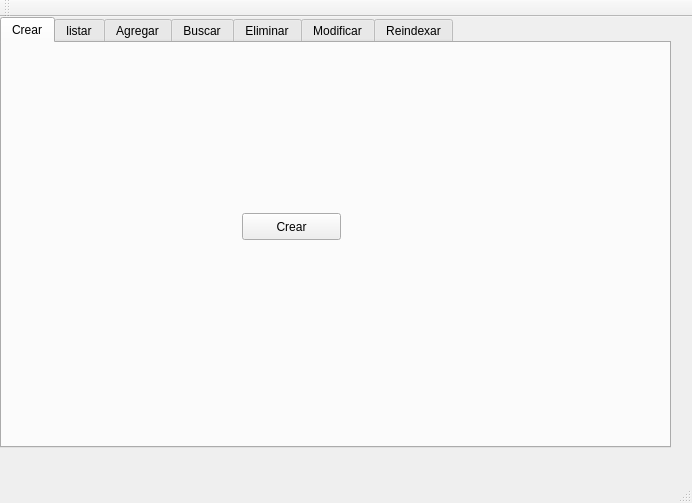
<?xml version="1.0" encoding="UTF-8"?>
<ui version="4.0">
 <class>MainWindow</class>
 <widget class="QMainWindow" name="MainWindow">
  <property name="geometry">
   <rect>
    <x>0</x>
    <y>0</y>
    <width>692</width>
    <height>503</height>
   </rect>
  </property>
  <property name="windowTitle">
   <string>MainWindow</string>
  </property>
  <widget class="QWidget" name="centralWidget">
   <widget class="QTabWidget" name="tab_porincipal">
    <property name="geometry">
     <rect>
      <x>0</x>
      <y>0</y>
      <width>671</width>
      <height>431</height>
     </rect>
    </property>
    <property name="currentIndex">
     <number>0</number>
    </property>
    <widget class="QWidget" name="tab">
     <attribute name="title">
      <string>Crear</string>
     </attribute>
     <widget class="QPushButton" name="bt_crear">
      <property name="geometry">
       <rect>
        <x>240</x>
        <y>170</y>
        <width>99</width>
        <height>27</height>
       </rect>
      </property>
      <property name="text">
       <string>Crear</string>
      </property>
     </widget>
    </widget>
    <widget class="QWidget" name="tab_2">
     <attribute name="title">
      <string>listar</string>
     </attribute>
     <widget class="QComboBox" name="combo_listar">
      <property name="geometry">
       <rect>
        <x>110</x>
        <y>20</y>
        <width>391</width>
        <height>27</height>
       </rect>
      </property>
     </widget>
     <widget class="QTextEdit" name="text_area_listar">
      <property name="geometry">
       <rect>
        <x>10</x>
        <y>60</y>
        <width>651</width>
        <height>331</height>
       </rect>
      </property>
     </widget>
    </widget>
    <widget class="QWidget" name="tab_5">
     <attribute name="title">
      <string>Agregar</string>
     </attribute>
     <widget class="QTabWidget" name="tab_agregar">
      <property name="geometry">
       <rect>
        <x>0</x>
        <y>0</y>
        <width>661</width>
        <height>391</height>
       </rect>
      </property>
      <property name="currentIndex">
       <number>0</number>
      </property>
      <widget class="QWidget" name="tab_10">
       <attribute name="title">
        <string>Cliente</string>
       </attribute>
       <widget class="QLineEdit" name="txt_cliente_id">
        <property name="geometry">
         <rect>
          <x>220</x>
          <y>40</y>
          <width>113</width>
          <height>27</height>
         </rect>
        </property>
       </widget>
       <widget class="QLineEdit" name="txt_cliente_nombre">
        <property name="geometry">
         <rect>
          <x>220</x>
          <y>80</y>
          <width>113</width>
          <height>27</height>
         </rect>
        </property>
       </widget>
       <widget class="QLineEdit" name="txt_cliente_genbero_crear">
        <property name="geometry">
         <rect>
          <x>220</x>
          <y>130</y>
          <width>113</width>
          <height>27</height>
         </rect>
        </property>
       </widget>
       <widget class="QLineEdit" name="idciudad_crear_cliente">
        <property name="geometry">
         <rect>
          <x>220</x>
          <y>170</y>
          <width>113</width>
          <height>27</height>
         </rect>
        </property>
       </widget>
       <widget class="QLabel" name="label">
        <property name="geometry">
         <rect>
          <x>80</x>
          <y>40</y>
          <width>67</width>
          <height>17</height>
         </rect>
        </property>
        <property name="text">
         <string>idCliente</string>
        </property>
       </widget>
       <widget class="QLabel" name="label_2">
        <property name="geometry">
         <rect>
          <x>80</x>
          <y>80</y>
          <width>67</width>
          <height>17</height>
         </rect>
        </property>
        <property name="text">
         <string>Nombre</string>
        </property>
       </widget>
       <widget class="QLabel" name="label_3">
        <property name="geometry">
         <rect>
          <x>80</x>
          <y>130</y>
          <width>67</width>
          <height>17</height>
         </rect>
        </property>
        <property name="text">
         <string>Genero</string>
        </property>
       </widget>
       <widget class="QLabel" name="label_4">
        <property name="geometry">
         <rect>
          <x>80</x>
          <y>170</y>
          <width>67</width>
          <height>17</height>
         </rect>
        </property>
        <property name="text">
         <string>idCiudad</string>
        </property>
       </widget>
       <widget class="QPushButton" name="bt_agregar_cliente">
        <property name="geometry">
         <rect>
          <x>210</x>
          <y>260</y>
          <width>99</width>
          <height>27</height>
         </rect>
        </property>
        <property name="text">
         <string>crear</string>
        </property>
       </widget>
      </widget>
      <widget class="QWidget" name="tab_11">
       <attribute name="title">
        <string>Linea</string>
       </attribute>
       <widget class="QLabel" name="lbl_agregar_numero_linea">
        <property name="geometry">
         <rect>
          <x>110</x>
          <y>70</y>
          <width>67</width>
          <height>17</height>
         </rect>
        </property>
        <property name="text">
         <string>Numero</string>
        </property>
       </widget>
       <widget class="QLabel" name="lbl_agregar_idclienete_linea">
        <property name="geometry">
         <rect>
          <x>110</x>
          <y>130</y>
          <width>67</width>
          <height>17</height>
         </rect>
        </property>
        <property name="text">
         <string>id_cliente</string>
        </property>
       </widget>
       <widget class="QLineEdit" name="txt_agregar_numero_Linea">
        <property name="geometry">
         <rect>
          <x>230</x>
          <y>70</y>
          <width>113</width>
          <height>27</height>
         </rect>
        </property>
       </widget>
       <widget class="QLineEdit" name="txt_agregar_idcliente_linea">
        <property name="geometry">
         <rect>
          <x>230</x>
          <y>120</y>
          <width>113</width>
          <height>27</height>
         </rect>
        </property>
       </widget>
       <widget class="QPushButton" name="bt_agregar_linea">
        <property name="geometry">
         <rect>
          <x>230</x>
          <y>220</y>
          <width>99</width>
          <height>27</height>
         </rect>
        </property>
        <property name="text">
         <string>crear</string>
        </property>
       </widget>
      </widget>
      <widget class="QWidget" name="tab_12">
       <attribute name="title">
        <string>Ciudad</string>
       </attribute>
       <widget class="QLabel" name="lbl_agregar_ciudad_id">
        <property name="geometry">
         <rect>
          <x>110</x>
          <y>60</y>
          <width>67</width>
          <height>17</height>
         </rect>
        </property>
        <property name="text">
         <string>ID Ciudad</string>
        </property>
       </widget>
       <widget class="QLabel" name="lbl_agregar_nombre_ciudad">
        <property name="geometry">
         <rect>
          <x>110</x>
          <y>120</y>
          <width>67</width>
          <height>17</height>
         </rect>
        </property>
        <property name="text">
         <string>Nombre</string>
        </property>
       </widget>
       <widget class="QLineEdit" name="txt_agregar_id_ciudad">
        <property name="geometry">
         <rect>
          <x>230</x>
          <y>60</y>
          <width>113</width>
          <height>27</height>
         </rect>
        </property>
       </widget>
       <widget class="QLineEdit" name="txt_agregar_nombre_ciudad">
        <property name="geometry">
         <rect>
          <x>230</x>
          <y>110</y>
          <width>113</width>
          <height>27</height>
         </rect>
        </property>
       </widget>
       <widget class="QPushButton" name="bt_agregar_ciudad">
        <property name="geometry">
         <rect>
          <x>250</x>
          <y>240</y>
          <width>99</width>
          <height>27</height>
         </rect>
        </property>
        <property name="text">
         <string>PushButton</string>
        </property>
       </widget>
      </widget>
     </widget>
    </widget>
    <widget class="QWidget" name="tab_6">
     <attribute name="title">
      <string>Buscar</string>
     </attribute>
     <widget class="QTabWidget" name="tab_buscar">
      <property name="geometry">
       <rect>
        <x>0</x>
        <y>0</y>
        <width>671</width>
        <height>391</height>
       </rect>
      </property>
      <property name="currentIndex">
       <number>0</number>
      </property>
      <widget class="QWidget" name="tab_13">
       <attribute name="title">
        <string>Cliente</string>
       </attribute>
       <widget class="QPushButton" name="bt_buscar_cliente_2">
        <property name="geometry">
         <rect>
          <x>370</x>
          <y>50</y>
          <width>99</width>
          <height>27</height>
         </rect>
        </property>
        <property name="text">
         <string>buscar</string>
        </property>
       </widget>
       <widget class="QLineEdit" name="txt_buscar_idcliente">
        <property name="geometry">
         <rect>
          <x>250</x>
          <y>50</y>
          <width>113</width>
          <height>27</height>
         </rect>
        </property>
       </widget>
       <widget class="QTextEdit" name="textEdit_buscar_cliente">
        <property name="geometry">
         <rect>
          <x>120</x>
          <y>110</y>
          <width>471</width>
          <height>111</height>
         </rect>
        </property>
       </widget>
       <widget class="QLabel" name="lbl_buscar_idcliente">
        <property name="geometry">
         <rect>
          <x>117</x>
          <y>50</y>
          <width>81</width>
          <height>20</height>
         </rect>
        </property>
        <property name="text">
         <string>Id Cliente</string>
        </property>
       </widget>
      </widget>
      <widget class="QWidget" name="tab_14">
       <attribute name="title">
        <string>Ciudad</string>
       </attribute>
       <widget class="QPushButton" name="bt_buscar_ciudad_2">
        <property name="geometry">
         <rect>
          <x>330</x>
          <y>50</y>
          <width>99</width>
          <height>27</height>
         </rect>
        </property>
        <property name="text">
         <string>buscar</string>
        </property>
       </widget>
       <widget class="QLabel" name="lbl_buscar_idcliente_2">
        <property name="geometry">
         <rect>
          <x>77</x>
          <y>50</y>
          <width>81</width>
          <height>20</height>
         </rect>
        </property>
        <property name="text">
         <string>Id Ciudad</string>
        </property>
       </widget>
       <widget class="QLineEdit" name="txt_buscar_idciudad">
        <property name="geometry">
         <rect>
          <x>210</x>
          <y>50</y>
          <width>113</width>
          <height>27</height>
         </rect>
        </property>
       </widget>
       <widget class="QTextEdit" name="textEdit_buscar_ciudad">
        <property name="geometry">
         <rect>
          <x>80</x>
          <y>110</y>
          <width>471</width>
          <height>111</height>
         </rect>
        </property>
       </widget>
      </widget>
      <widget class="QWidget" name="tab_15">
       <attribute name="title">
        <string>lineas</string>
       </attribute>
       <widget class="QPushButton" name="bt_buscar_linea_2">
        <property name="geometry">
         <rect>
          <x>350</x>
          <y>50</y>
          <width>99</width>
          <height>27</height>
         </rect>
        </property>
        <property name="text">
         <string>buscar</string>
        </property>
       </widget>
       <widget class="QLineEdit" name="txt_buscar_idlinea">
        <property name="geometry">
         <rect>
          <x>230</x>
          <y>50</y>
          <width>113</width>
          <height>27</height>
         </rect>
        </property>
       </widget>
       <widget class="QLabel" name="lbl_buscar_idcliente_3">
        <property name="geometry">
         <rect>
          <x>97</x>
          <y>50</y>
          <width>81</width>
          <height>20</height>
         </rect>
        </property>
        <property name="text">
         <string>Id Cliente</string>
        </property>
       </widget>
       <widget class="QTextEdit" name="textEdit_buscar_linea">
        <property name="geometry">
         <rect>
          <x>100</x>
          <y>110</y>
          <width>471</width>
          <height>111</height>
         </rect>
        </property>
       </widget>
      </widget>
     </widget>
    </widget>
    <widget class="QWidget" name="tab_7">
     <attribute name="title">
      <string>Eliminar</string>
     </attribute>
     <widget class="QTabWidget" name="tab_eliminar_2">
      <property name="geometry">
       <rect>
        <x>0</x>
        <y>0</y>
        <width>661</width>
        <height>391</height>
       </rect>
      </property>
      <property name="currentIndex">
       <number>1</number>
      </property>
      <widget class="QWidget" name="tab_16">
       <attribute name="title">
        <string>Ciudad</string>
       </attribute>
       <widget class="QLineEdit" name="tzt_buscar_ciudad">
        <property name="geometry">
         <rect>
          <x>280</x>
          <y>60</y>
          <width>113</width>
          <height>27</height>
         </rect>
        </property>
       </widget>
       <widget class="QLabel" name="lb_buscar_ciudad">
        <property name="geometry">
         <rect>
          <x>140</x>
          <y>60</y>
          <width>91</width>
          <height>17</height>
         </rect>
        </property>
        <property name="text">
         <string>ID Ciudad</string>
        </property>
       </widget>
       <widget class="QPushButton" name="bt_buscar_ciudad">
        <property name="geometry">
         <rect>
          <x>250</x>
          <y>140</y>
          <width>99</width>
          <height>27</height>
         </rect>
        </property>
        <property name="text">
         <string>Eliminar</string>
        </property>
       </widget>
      </widget>
      <widget class="QWidget" name="tab_17">
       <attribute name="title">
        <string>cliente</string>
       </attribute>
       <widget class="QPushButton" name="bt_buscar_cliente">
        <property name="geometry">
         <rect>
          <x>210</x>
          <y>170</y>
          <width>99</width>
          <height>27</height>
         </rect>
        </property>
        <property name="text">
         <string>Eliminar</string>
        </property>
       </widget>
       <widget class="QLabel" name="lb_busca_cliente">
        <property name="geometry">
         <rect>
          <x>150</x>
          <y>90</y>
          <width>81</width>
          <height>17</height>
         </rect>
        </property>
        <property name="text">
         <string>Id Cliente</string>
        </property>
       </widget>
       <widget class="QLineEdit" name="txt_buscar_cliente">
        <property name="geometry">
         <rect>
          <x>260</x>
          <y>90</y>
          <width>113</width>
          <height>27</height>
         </rect>
        </property>
       </widget>
      </widget>
      <widget class="QWidget" name="tab_18">
       <attribute name="title">
        <string>lineas</string>
       </attribute>
       <widget class="QPushButton" name="bt_buscar_linea">
        <property name="geometry">
         <rect>
          <x>260</x>
          <y>150</y>
          <width>99</width>
          <height>27</height>
         </rect>
        </property>
        <property name="text">
         <string>Eliminar</string>
        </property>
       </widget>
       <widget class="QLabel" name="lb_buscar_linea">
        <property name="geometry">
         <rect>
          <x>180</x>
          <y>70</y>
          <width>121</width>
          <height>17</height>
         </rect>
        </property>
        <property name="text">
         <string>Ingrese numero</string>
        </property>
       </widget>
       <widget class="QLineEdit" name="lb_buscar_linea_2">
        <property name="geometry">
         <rect>
          <x>310</x>
          <y>70</y>
          <width>113</width>
          <height>27</height>
         </rect>
        </property>
       </widget>
      </widget>
     </widget>
    </widget>
    <widget class="QWidget" name="tab_8">
     <attribute name="title">
      <string>Modificar</string>
     </attribute>
     <widget class="QTabWidget" name="tab_modificar">
      <property name="geometry">
       <rect>
        <x>0</x>
        <y>0</y>
        <width>661</width>
        <height>391</height>
       </rect>
      </property>
      <property name="currentIndex">
       <number>0</number>
      </property>
      <widget class="QWidget" name="tab_19">
       <attribute name="title">
        <string>Cliente</string>
       </attribute>
      </widget>
      <widget class="QWidget" name="tab_20">
       <attribute name="title">
        <string>Ciudad</string>
       </attribute>
      </widget>
      <widget class="QWidget" name="tab_21">
       <attribute name="title">
        <string>Lineas</string>
       </attribute>
      </widget>
     </widget>
    </widget>
    <widget class="QWidget" name="tab_9">
     <attribute name="title">
      <string>Reindexar</string>
     </attribute>
     <widget class="QPushButton" name="boto_reindexar">
      <property name="geometry">
       <rect>
        <x>100</x>
        <y>40</y>
        <width>451</width>
        <height>321</height>
       </rect>
      </property>
      <property name="text">
       <string>Reindexar</string>
      </property>
     </widget>
    </widget>
   </widget>
  </widget>
  <widget class="QMenuBar" name="menuBar">
   <property name="geometry">
    <rect>
     <x>0</x>
     <y>0</y>
     <width>692</width>
     <height>25</height>
    </rect>
   </property>
  </widget>
  <widget class="QToolBar" name="mainToolBar">
   <attribute name="toolBarArea">
    <enum>TopToolBarArea</enum>
   </attribute>
   <attribute name="toolBarBreak">
    <bool>false</bool>
   </attribute>
  </widget>
  <widget class="QStatusBar" name="statusBar"/>
 </widget>
 <layoutdefault spacing="6" margin="11"/>
 <resources/>
 <connections/>
</ui>
